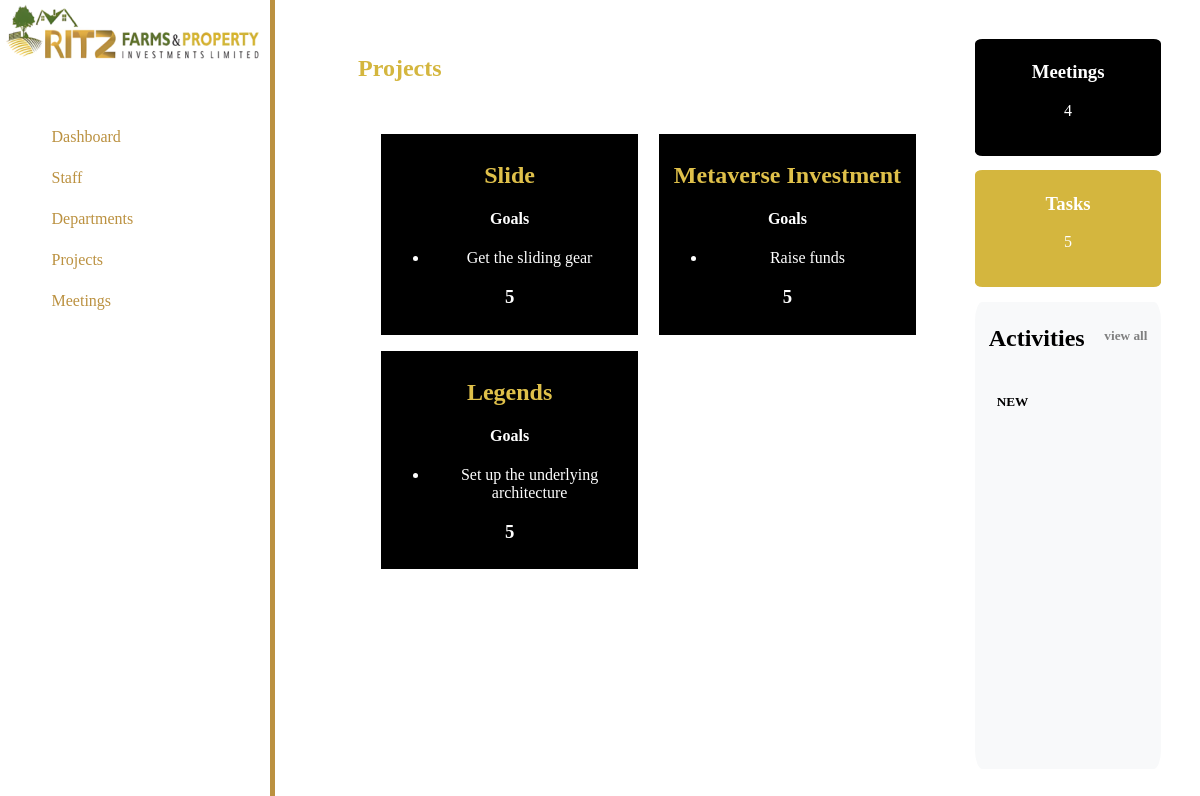
The page /projects/ on the database as committed earlier.
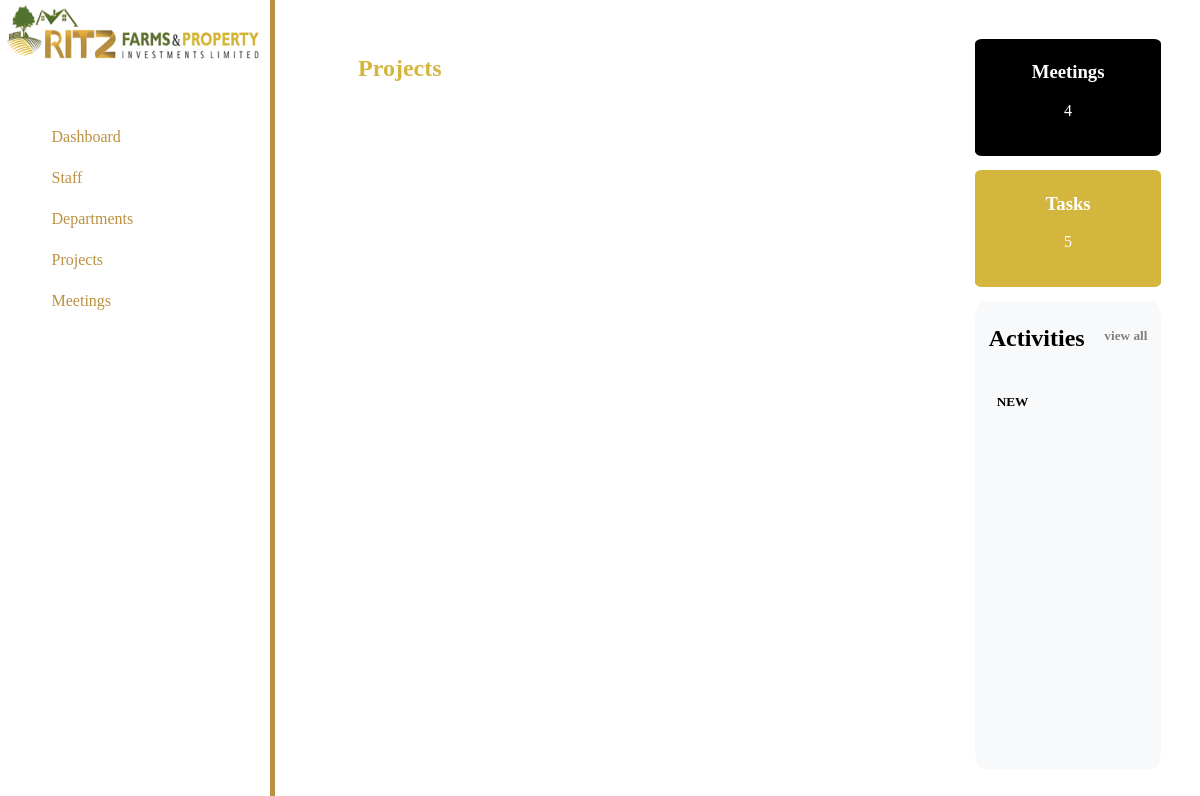
The same page on the database as committed later.
### home/models.py (models this page shows, shortened)
class Project(models.Model):
    title = models.CharField(max_length=120)
    manager = models.ManyToManyField(Employee, blank=True)
    members = models.ManyToManyField(Employee, related_name="project_members")
    goals = models.ManyToManyField(Goal, related_name="project_Goals")
    files = models.ManyToManyField("ProjectFile", related_name="project_Files")
    start_date = models.DateTimeField()
    finish_date = models.DateTimeField()

class Goal(models.Model):
    name = models.CharField(max_length=50)
    accomplished = models.BooleanField(default=False)
    def __str__(self):
        return self.name

### home/views.py (the view)
# urls.py: path("projects/", projects_view, name="projects"),
def projects_view(request):
    projects = Project.objects.all()
    context = {
        'projects':projects,
    }
    return render(request, 'home/projects.html', context)

### templates/home/projects.html
{% extends "home/base.html" %} {% load static %} {% block content %}
<div>
    <h2>
        Projects
    </h2>
</div>
<div class="projects">
    {% for project in projects %}
    <div class="project">
        <h2>{{project.title}}</h2>
        <h4>Goals</h4>
        <ul>
            {% for goal in project.goals.all %}
            <li>{{ goal }}</li>
                {% endfor %}
        </ul>
        <h3>5</h3>
      </div>
    {% endfor %}
</div>
{% endblock content %}

Rows that differ between the two databases and show on the page:
removed Project: title "Slide"
removed Goal: name "Get the sliding gear", shown under "Slide"
removed Project: title "Metaverse Investment"
removed Goal: name "Raise funds", shown under "Metaverse Investment"
removed Project: title "Legends"
removed Goal: name "Set up the underlying architecture", shown under "Legends"
